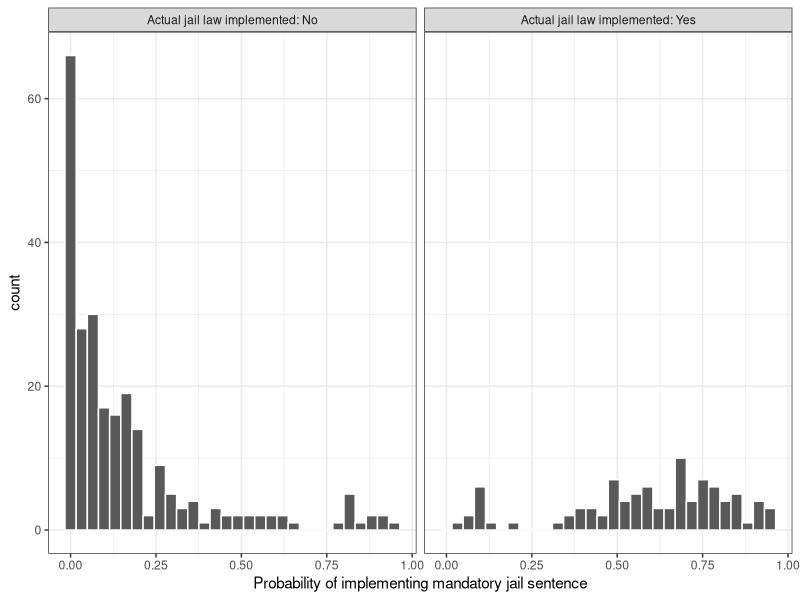
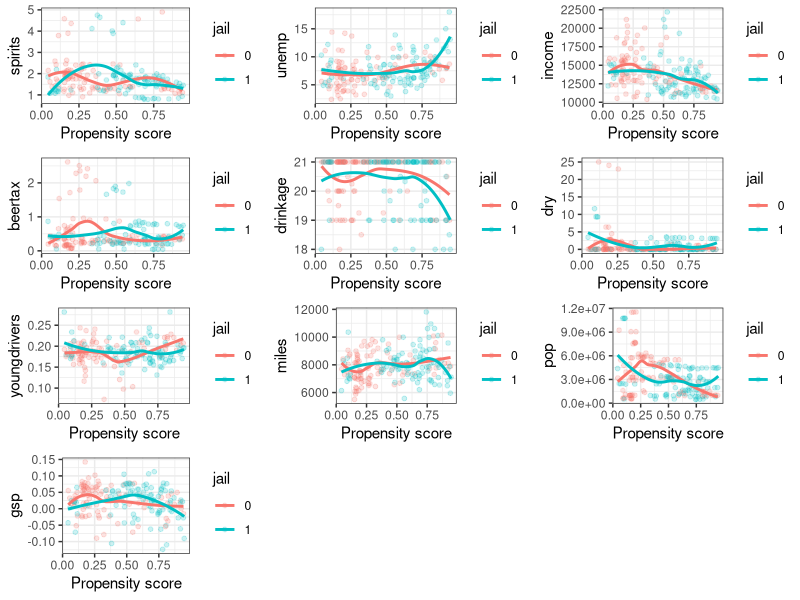
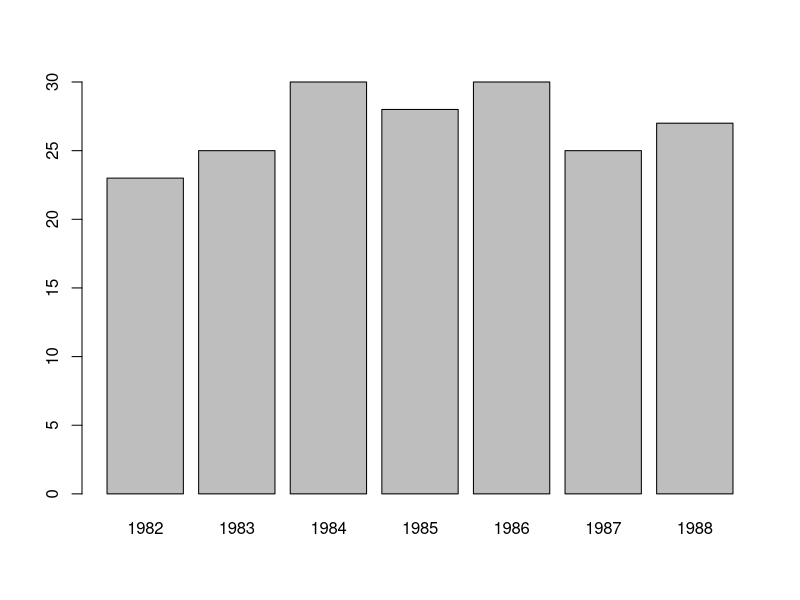
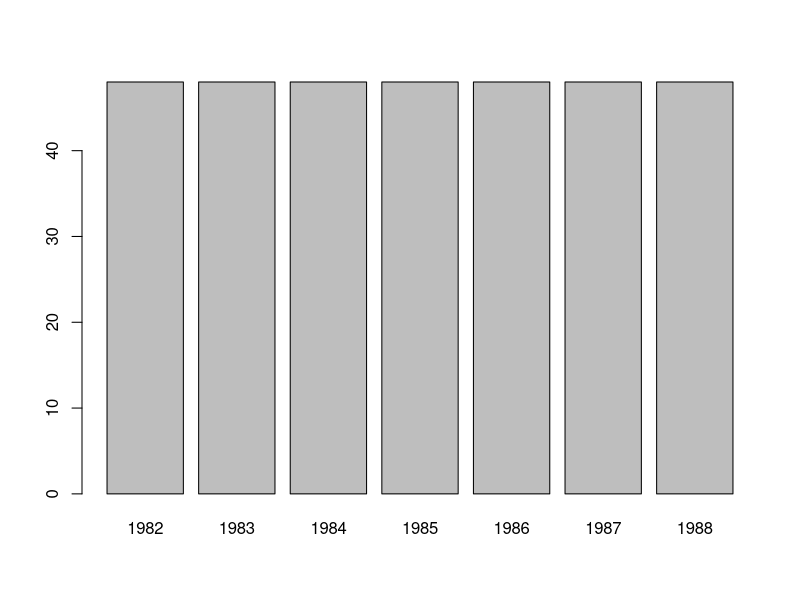

Reproduce these figures in R, in order.
## ---- chunk 1
library(MatchIt)
library(dplyr)
library(ggplot2)
library(lme4)
## ---- chunk 2
library(AER)
data("Fatalities")
data = Fatalities

#Impute values for missing CA data
data[28,15] = as.factor("no")
data[28,16] = as.factor("no")


#head(data)
#dim(data)
data['fr'] = data$fatal/data$pop*10000
## ---- chunk 3
data$jail = ifelse(data$jail == 'yes', 1, 0)
m_ps = glm(jail ~ year + spirits + unemp + income + beertax + baptist + mormon + drinkage + dry + youngdrivers + miles + breath + pop + gsp, family = binomial(), data = data)
summary(m_ps)
## ---- chunk 4
prs_df = data.frame(pr_score = predict(m_ps, type = "response"),
                    jail = m_ps$model$jail)
#head(prs_df)
#dim(prs_df)
## ---- chunk 5
labs = paste("Actual jail law implemented:", c("Yes", "No"))
prs_df %>%
  mutate(jail = ifelse(jail == 1, labs[1], labs[2])) %>%
  ggplot(aes(x = pr_score)) +
  geom_histogram(color = "white", bins = 30) +
  facet_wrap(~jail) +
  xlab("Probability of implementing mandatory jail sentence") +
  theme_bw()
## ---- chunk 6
data_cov = c("year", "spirits" , "unemp" , "income" , "beertax" , "baptist" , "mormon" , "drinkage" , "dry" , "youngdrivers" , "miles" , "breath" , "pop" , "gsp")

mod_match = matchit(jail ~ year + spirits + unemp + income + beertax + baptist + mormon + drinkage + dry + youngdrivers + miles + breath + pop + gsp, method = "nearest", data = data)

dta_m = match.data(mod_match)
#dim(dta_m)
## ---- chunk 7
fn_bal <- function(dta, variable) {
  dta$variable <- dta[, variable]
  dta$jail <- as.factor(dta$jail)
  support <- c(min(dta$variable), max(dta$variable))
  ggplot(dta, aes(x = distance, y = variable, color = jail)) +
    geom_point(alpha = 0.2, size = 1.3) +
    geom_smooth(method = "loess", se = F) +
    xlab("Propensity score") +
    ylab(variable) +
    theme_bw() +
    ylim(support)
}

library(gridExtra)
grid.arrange(
   #fn_bal(dta_m, "year"),
   fn_bal(dta_m, "spirits"),
   fn_bal(dta_m, "unemp"),
   fn_bal(dta_m, "income"), #+ theme(legend.position = "none"),
   fn_bal(dta_m, "beertax"),
   #fn_bal(dta_m, "baptist"),
   #fn_bal(dta_m, "mormon"),
   fn_bal(dta_m, "drinkage"),
   fn_bal(dta_m, "dry"),
   fn_bal(dta_m, "youngdrivers"),
   fn_bal(dta_m, "miles"),
   #fn_bal(dta_m, "breath"),
   fn_bal(dta_m, "pop"),
   fn_bal(dta_m, "gsp"),
   nrow = 4#, widths = c(1, 0.8)
)
## ---- chunk 8
dta_m_mean = dta_m %>%
  group_by(jail) %>%
  summarise_all(funs(mean))
dta_m_mean = dta_m_mean[,c('jail', data_cov)]
dta_m_mean
## ---- chunk 9
with(dta_m, t.test(fr ~ jail))
## ---- chunk 10
summary(data$fr)
## ---- chunk 11
lm_treat1 <- lm(fr ~ jail, data = dta_m)
summary(lm_treat1)
confint(lm_treat1)

lm_orig = lm(fr ~ jail, data = data)
summary(lm_orig)
confint(lm_orig)

sum(dta_m$jail == 1) #94
sum(dta_m$jail == 0) #94

sum(data$jail == 1)
sum(data$jail == 0)

mean(dta_m$fr[dta_m$jail == 1]) - mean(dta_m$fr[dta_m$jail == 0])

mean(dta_m$fr[dta_m$jail == 0])
mean(dta_m$fr[dta_m$jail == 1])


mean(data$fr[data$jail == 1]) - mean(data$fr[data$jail == 0])
## ---- chunk 12
plot(dta_m$year)
plot(data$year)
## ---- chunk 13
#What about if we inlcude state in the linear regression model

#Fixed
fit1 = lm(fr ~ jail + state, data = dta_m)
summary(fit1)

#Random
fit2 <- lmer(fr ~ jail + (1 | state), data = dta_m)
summary(fit2)

## ---- chunk 14
